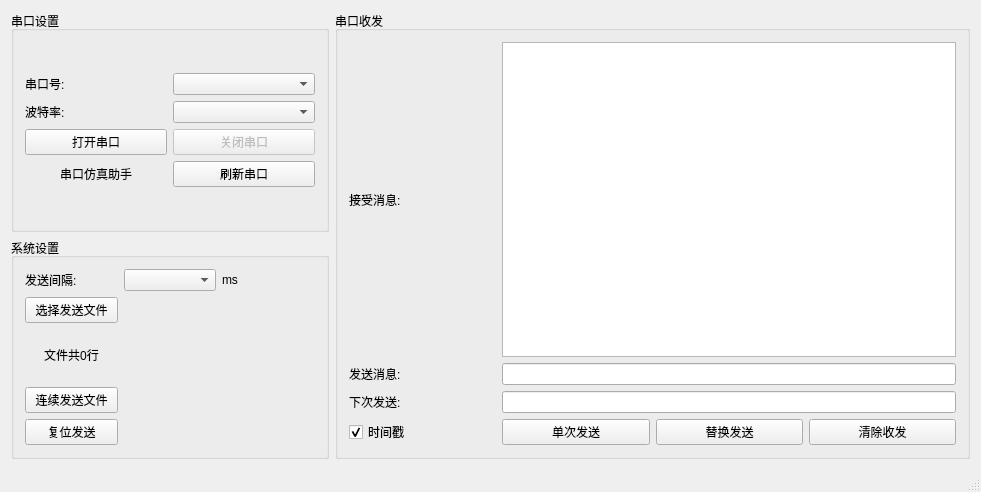
<?xml version="1.0" encoding="UTF-8"?>
<ui version="4.0">
 <class>MainWindow</class>
 <widget class="QMainWindow" name="MainWindow">
  <property name="geometry">
   <rect>
    <x>0</x>
    <y>0</y>
    <width>981</width>
    <height>492</height>
   </rect>
  </property>
  <property name="windowTitle">
   <string>Simple复现上位机</string>
  </property>
  <property name="windowIcon">
   <iconset resource="res.qrc">
    <normaloff>:/image/serial.png</normaloff>:/image/serial.png</iconset>
  </property>
  <widget class="QWidget" name="centralWidget">
   <layout class="QGridLayout" name="gridLayout_2">
    <item row="0" column="0">
     <layout class="QGridLayout" name="mainLayout">
      <item row="0" column="0">
       <widget class="QGroupBox" name="serialSettingsGroupBox">
        <property name="title">
         <string>串口设置</string>
        </property>
        <layout class="QGridLayout" name="gridLayout_3">
         <item row="0" column="0">
          <layout class="QGridLayout" name="serialSettingsLayout">
           <item row="0" column="2">
            <widget class="QComboBox" name="portNameComboBox"/>
           </item>
           <item row="0" column="0">
            <widget class="QLabel" name="portNameLabel">
             <property name="text">
              <string>串口号:</string>
             </property>
            </widget>
           </item>
           <item row="2" column="0">
            <widget class="QPushButton" name="connectSerialButton">
             <property name="text">
              <string>打开串口</string>
             </property>
             <property name="icon">
              <iconset resource="res.qrc">
               <normaloff>:/image/connect.png</normaloff>:/image/connect.png</iconset>
             </property>
            </widget>
           </item>
           <item row="1" column="2">
            <widget class="QComboBox" name="bandRateComboBox"/>
           </item>
           <item row="1" column="0">
            <widget class="QLabel" name="bandRateLabel">
             <property name="text">
              <string>波特率:</string>
             </property>
            </widget>
           </item>
           <item row="2" column="2">
            <widget class="QPushButton" name="disconnectSerialButton">
             <property name="enabled">
              <bool>false</bool>
             </property>
             <property name="text">
              <string>关闭串口</string>
             </property>
             <property name="icon">
              <iconset resource="res.qrc">
               <normaloff>:/image/disconnect.png</normaloff>:/image/disconnect.png</iconset>
             </property>
            </widget>
           </item>
           <item row="3" column="2">
            <widget class="QPushButton" name="refreshSerialButton">
             <property name="text">
              <string>刷新串口</string>
             </property>
            </widget>
           </item>
           <item row="3" column="0">
            <widget class="QLabel" name="serialImageLabel">
             <property name="text">
              <string>串口仿真助手</string>
             </property>
             <property name="textFormat">
              <enum>Qt::AutoText</enum>
             </property>
             <property name="alignment">
              <set>Qt::AlignCenter</set>
             </property>
            </widget>
           </item>
          </layout>
         </item>
        </layout>
       </widget>
      </item>
      <item row="1" column="0">
       <widget class="QGroupBox" name="sysSettingsGroupBox">
        <property name="title">
         <string>系统设置</string>
        </property>
        <layout class="QGridLayout" name="gridLayout_5">
         <item row="0" column="0">
          <layout class="QGridLayout" name="sysSettingsLayout">
           <item row="1" column="0">
            <widget class="QPushButton" name="chooseFileButton">
             <property name="text">
              <string>选择发送文件</string>
             </property>
            </widget>
           </item>
           <item row="0" column="1">
            <widget class="QComboBox" name="intervalTimeComboBox"/>
           </item>
           <item row="0" column="0">
            <widget class="QLabel" name="intervalTimeLabel">
             <property name="text">
              <string>发送间隔:</string>
             </property>
            </widget>
           </item>
           <item row="0" column="2">
            <widget class="QLabel" name="msLabel">
             <property name="text">
              <string>ms</string>
             </property>
            </widget>
           </item>
           <item row="5" column="0">
            <widget class="QPushButton" name="resetTxButton">
             <property name="text">
              <string>复位发送</string>
             </property>
            </widget>
           </item>
           <item row="2" column="0">
            <widget class="QLabel" name="fileNumLabel">
             <property name="text">
              <string>文件共0行</string>
             </property>
             <property name="alignment">
              <set>Qt::AlignCenter</set>
             </property>
            </widget>
           </item>
           <item row="3" column="0">
            <widget class="QPushButton" name="continuousTxButton">
             <property name="text">
              <string>连续发送文件</string>
             </property>
             <property name="checkable">
              <bool>true</bool>
             </property>
            </widget>
           </item>
          </layout>
         </item>
        </layout>
       </widget>
      </item>
      <item row="0" column="1" rowspan="2" colspan="2">
       <widget class="QGroupBox" name="serialRxTxGroupBox">
        <property name="title">
         <string>串口收发</string>
        </property>
        <layout class="QGridLayout" name="gridLayout">
         <item row="0" column="0">
          <layout class="QGridLayout" name="serialRxTxLayout">
           <item row="5" column="3">
            <widget class="QPushButton" name="clearRxTxButton">
             <property name="text">
              <string>清除收发</string>
             </property>
            </widget>
           </item>
           <item row="2" column="0">
            <widget class="QLabel" name="txLabel">
             <property name="maximumSize">
              <size>
               <width>16777215</width>
               <height>25</height>
              </size>
             </property>
             <property name="text">
              <string>发送消息:</string>
             </property>
            </widget>
           </item>
           <item row="0" column="0" rowspan="2">
            <widget class="QLabel" name="rxLabel">
             <property name="text">
              <string>接受消息:</string>
             </property>
            </widget>
           </item>
           <item row="0" column="1" rowspan="2" colspan="3">
            <widget class="QTextEdit" name="rxTextEdit">
             <property name="readOnly">
              <bool>true</bool>
             </property>
            </widget>
           </item>
           <item row="2" column="1" colspan="3">
            <widget class="QLineEdit" name="txLineEdit"/>
           </item>
           <item row="3" column="1" colspan="3">
            <widget class="QLineEdit" name="txNextLineEdit"/>
           </item>
           <item row="3" column="0">
            <widget class="QLabel" name="txNextLabel">
             <property name="text">
              <string>下次发送:</string>
             </property>
            </widget>
           </item>
           <item row="5" column="0">
            <widget class="QCheckBox" name="isShowTimeCheckBox">
             <property name="text">
              <string>时间戳</string>
             </property>
             <property name="checked">
              <bool>true</bool>
             </property>
            </widget>
           </item>
           <item row="5" column="2">
            <widget class="QPushButton" name="nextTxButton">
             <property name="text">
              <string>替换发送</string>
             </property>
            </widget>
           </item>
           <item row="5" column="1">
            <widget class="QPushButton" name="singleTxButton">
             <property name="maximumSize">
              <size>
               <width>16777215</width>
               <height>16777215</height>
              </size>
             </property>
             <property name="text">
              <string>单次发送</string>
             </property>
            </widget>
           </item>
          </layout>
         </item>
        </layout>
       </widget>
      </item>
     </layout>
    </item>
   </layout>
  </widget>
  <widget class="QStatusBar" name="statusBar"/>
 </widget>
 <layoutdefault spacing="6" margin="11"/>
 <resources>
  <include location="res.qrc"/>
 </resources>
 <connections/>
</ui>
